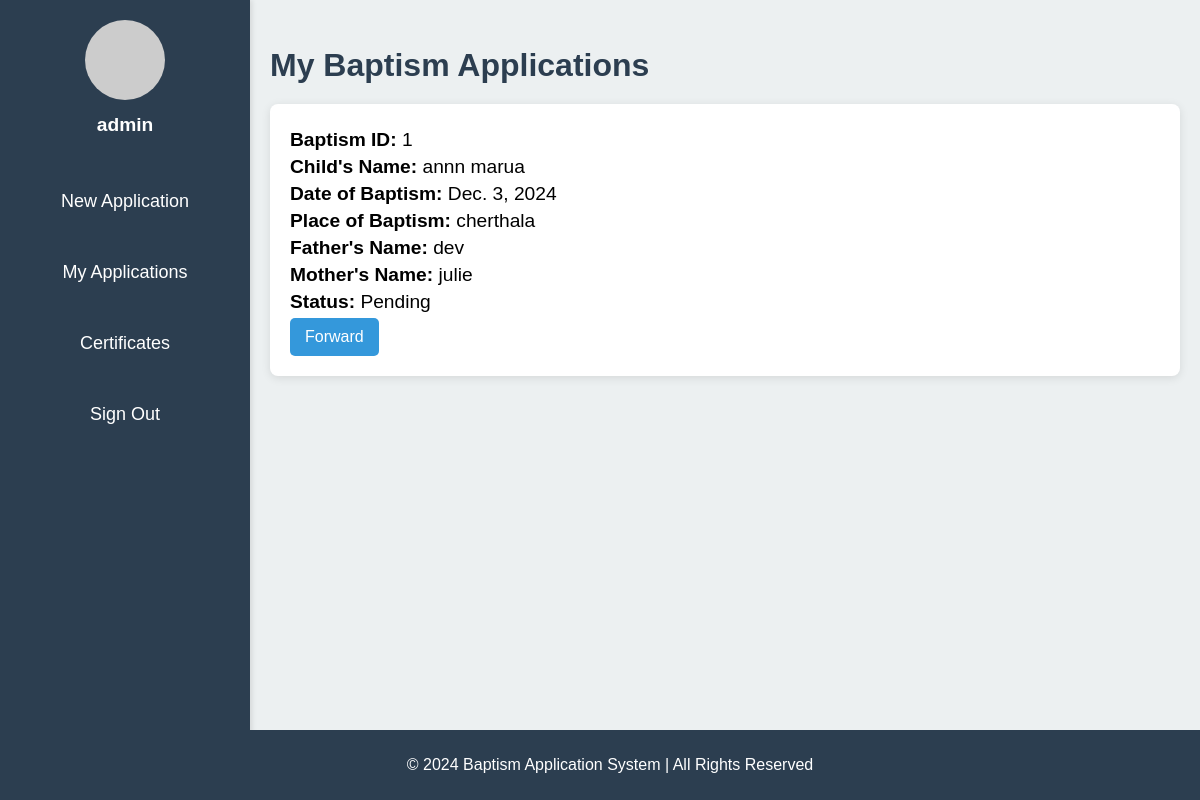
The page /baptism/dashboard/ (signed in) on the database its author committed.
### baptism/models.py (models this page shows, shortened)
class Baptism(models.Model):
    basic_baptism_id = models.AutoField(primary_key=True)
    user_id = models.IntegerField(default=1)  # Ensure this is not nullable or defaulting to 1
    place_of_baptism = models.CharField(max_length=255)
    date_of_baptism = models.DateField()
    time_of_baptism = models.TimeField()
    child_name_first = models.CharField(max_length=255)
    child_name_second = models.CharField(max_length=255, blank=True, null=True)
    dob = models.DateField()
    mother_name = models.CharField(max_length=255)
    father_name = models.CharField(max_length=255)
    contact_no = models.CharField(max_length=15)
    email = models.EmailField()
    advanced_baptism_id = models.IntegerField(editable=False, null=True, blank=True)
    priest_id = models.IntegerField(default=1)
    created_time = models.DateTimeField(default=now)
    STATUS_CHOICES = [
        ('Pending', 'Pending'),
        ('Approved', 'Approved'),
        ('Rejected', 'Rejected'),
    ]
    status = models.CharField(max_length=10, choices=STATUS_CHOICES, default='Pending')

### baptism/views.py (the view)
# urls.py: path('dashboard/', views.dashboard, name='dashboard'),
@login_required
def dashboard(request):
    applications = Baptism.objects.filter(user_id=request.user.id)
    print(f"Current logged-in user: {request.user.username}")
    print(f"User's email: {request.user.email}")
    print(f"User's ID: {request.user.id}")
    return render(request, 'baptism/dashboard.html', {'applications': applications})

### baptism/templates/baptism/dashboard.html (shortened to what this page needs)
<!DOCTYPE html>
<html lang="en">
<head>
</head>
<body>
    <div class="sidebar">
        <div class="profile">
            <img src="https://via.placeholder.com/80" alt="User Profile Picture">
            <h3>{{ user.username }}</h3>
        </div>
        <ul>
            <li><a href="{% url 'add_baptism' %}">New Application</a></li>
            <li><a href="#">My Applications</a></li>
            <li><a href="#">Certificates</a></li>
            <li><a href="{% url 'logout' %}">Sign Out</a></li>
        </ul>
    </div>
    <div class="content">
        <h2>My Baptism Applications</h2>
        {% if applications %}
            {% for application in applications %}
                <div class="application-details">
                    <p><strong>Baptism ID:</strong> {{ application.basic_baptism_id }}</p>
                    <p><strong>Child's Name:</strong> {{ application.child_name_first }} {{ application.child_name_second }}</p>
                    <p><strong>Date of Baptism:</strong> {{ application.date_of_baptism }}</p>
                    <p><strong>Place of Baptism:</strong> {{ application.place_of_baptism }}</p>
                    <p><strong>Father's Name:</strong> {{ application.father_name }}</p>
                    <p><strong>Mother's Name:</strong> {{ application.mother_name }}</p>
                    <p><strong>Status:</strong> {{ application.status }}</p>
                    <form method="post" action="#" style="display:inline;">
                        <button type="submit" class="btn">Forward</button>
                    </form>
                </div>
            {% endfor %}
        {% else %}
            <p>No applications found. Please <a href="{% url 'add_baptism' %}">create one</a>.</p>
        {% endif %}
    </div>
    <div class="footer">
        <p>&copy; 2024 Baptism Application System | All Rights Reserved</p>
    </div>
</body>
</html>

### baptism/templates/baptism/dashboard.html (style rules this page uses)
body { font-family: Arial, sans-serif; background-color: #f4f4f4; margin: 0; padding: 0; display: flex; min-height: 100vh; }
.sidebar { width: 250px; background-color: #2c3e50; color: white; padding-top: 20px; position: fixed; height: 100%; box-shadow: 2px 0 5px rgba(0, 0, 0, 0.1); }
.sidebar .profile { text-align: center; margin-bottom: 30px; }
.sidebar .profile img { width: 80px; height: 80px; border-radius: 50%; margin-bottom: 10px; }
.sidebar .profile h3 { margin: 0; font-size: 1.2rem; }
.sidebar ul { list-style-type: none; padding: 0; }
.sidebar ul li { padding: 15px; text-align: center; }
.sidebar ul li a { color: white; text-decoration: none; font-size: 18px; display: block; padding: 10px 0; }
.content { margin-left: 250px; padding: 20px; width: 100%; background-color: #ecf0f1; }
.content h2 { font-size: 2rem; color: #2c3e50; margin-bottom: 20px; }
.content .application-details { background-color: #ffffff; padding: 20px; border-radius: 8px; box-shadow: 0 2px 10px rgba(0, 0, 0, 0.1); margin-bottom: 20px; transition: transform 0.3s ease; }
.content .application-details p { font-size: 1.2rem; margin: 5px 0; }
.content .btn { background-color: #3498db; color: white; border: none; padding: 10px 15px; text-align: center; cursor: pointer; border-radius: 5px; font-size: 1rem; }
.footer { text-align: center; padding: 10px; background-color: #2c3e50; color: white; position: fixed; width: 100%; bottom: 0; }

### rows shown on the page
Baptism: basic_baptism_id "1", child_name_first "annn", child_name_second "marua", date_of_baptism "Dec. 3, 2024", place_of_baptism "cherthala", father_name "dev", mother_name "julie", status "Pending"

### other values the page prints
{{ user.username }} "admin"
